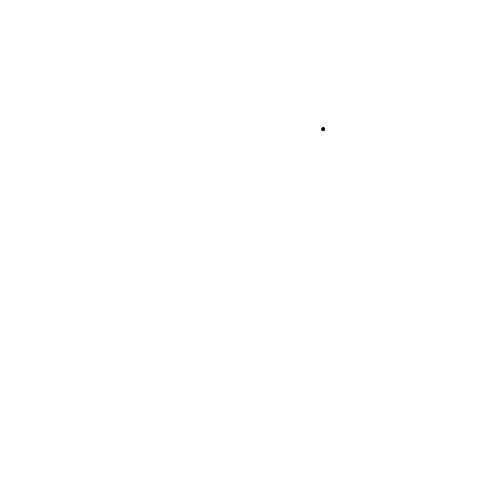
Frame 1 (no input)
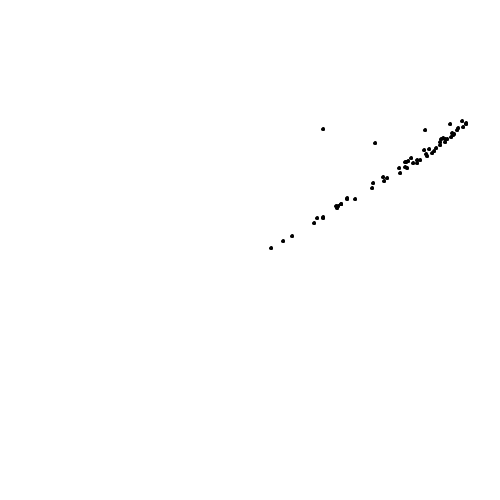
Frame 60 (the mouse pressed at the canvas centre just before this capture)
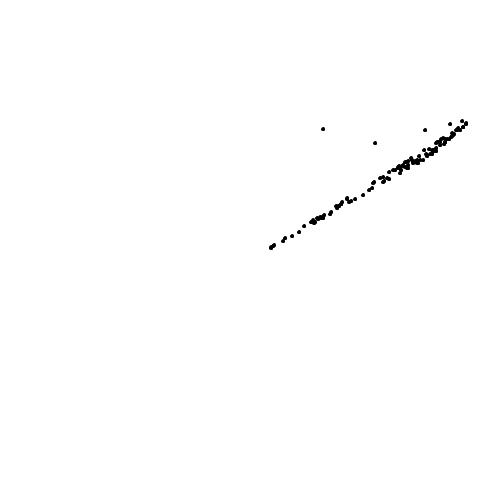
Frame 120 (the mouse held since frame 60 and released just before this capture)

The Processing sketch that drew these frames (run headless with seeded random() and noise(); from frame 60 on, the mouse is pressed at the canvas centre):

// Processing sketch: FractalLeaf
// ── FractalLeaf.pde
int[] points = new int[6];
int curX = (int) random(0, 500);
int curY = (int) random(0, 500);

void setup () {
  size(500, 500);
  background(255,255,255);
  for (int i = 0; i < 6; i++) {
    points[i] = (int) random(0, 500); 
  }
}

void draw () {
  fill(0);
  ellipse(curX, curY, 3, 3);
  int nextDirection = (int) random(0, 6);
  int dirX;
  int dirY;
  switch(nextDirection) {
    case 0:
    case 1:
      dirX = points[0];
      dirY = points[1];
      break;
    case 2:
    case 3:
      dirX = points[2];
      dirY = points[3];
      break;
    default:
      dirX = points[4];
      dirY = points[5];
      break;
  }
  
  curX = (int) (curX + dirX)/2;
  curY = (int) (curY + dirY)/2;
}
